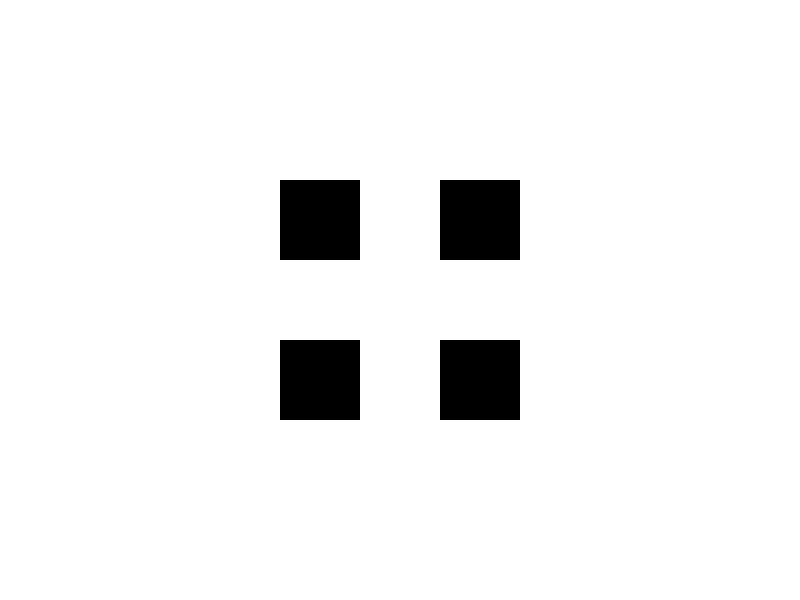

Recreate this plot in MATLAB.
% clear
clc;clear; close all;


% prepare the material folder
picsFolderName = 'Pics';

if ~exist(picsFolderName,'dir')
     mkdir(picsFolderName);
end

% prepare fixation color
bkgColor = [0 0 0];

% prepare the width and height of the figure and fixation
figWidth = 300;
figHeight = 300;
fixationWidth = 120;
fixationHeight = 120;

% create a figure
hFigure = figure(1);
set(hFigure, 'position', [100 100 figWidth figHeight],'color',bkgColor);

% create an axes, and put it in the middle horizontally and vertically
hAxes = axes('parent',hFigure);
hAxes_PosX = (figWidth - fixationWidth)/2 + 1;
hAxes_PosY = (figHeight - fixationHeight)/2 + 1;
set(hAxes, 'units','pixels', 'position',[hAxes_PosX hAxes_PosY fixationWidth fixationHeight]);

% generate image matrix, in Black
imgMatrix = zeros(fixationHeight, fixationWidth, 3);
imgMatrix(41:80,:,1) = 1;   % r
imgMatrix(41:80,:,2) = 1;   % g
imgMatrix(41:80,:,3) = 1;   % b

imgMatrix(:,41:80,1) = 1;   % r
imgMatrix(:,41:80,2) = 1;   % g
imgMatrix(:,41:80,3) = 1;   % b

% show image
imshow(imgMatrix, 'parent',hAxes);

% get frame
hFrame = getframe(gcf);
hImage_Fixation = hFrame.cdata;

% save
fixationFileName = 'fixation.jpg';
fixationPathName = sprintf('%s/%s', picsFolderName, fixationFileName);
imwrite(hImage_Fixation, fixationPathName, 'jpg');